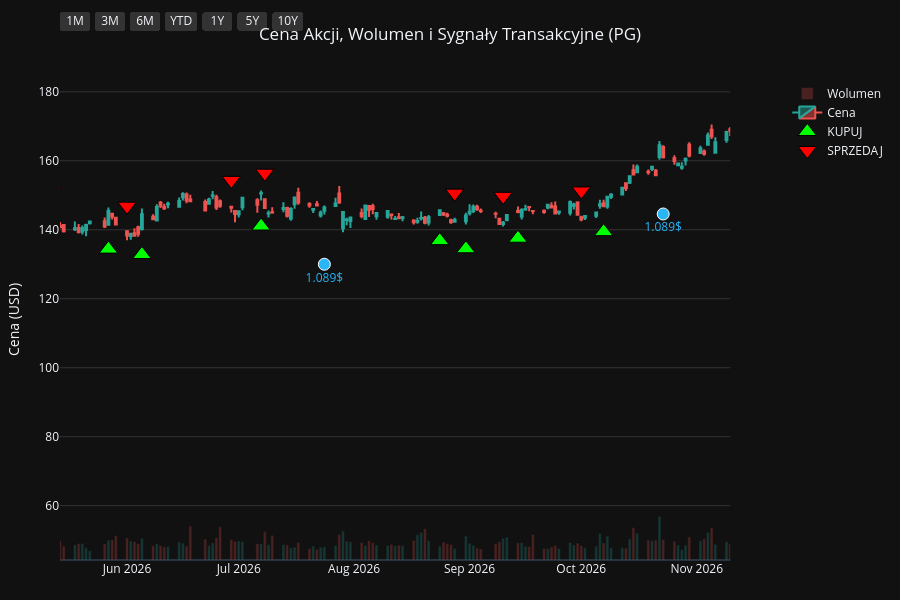
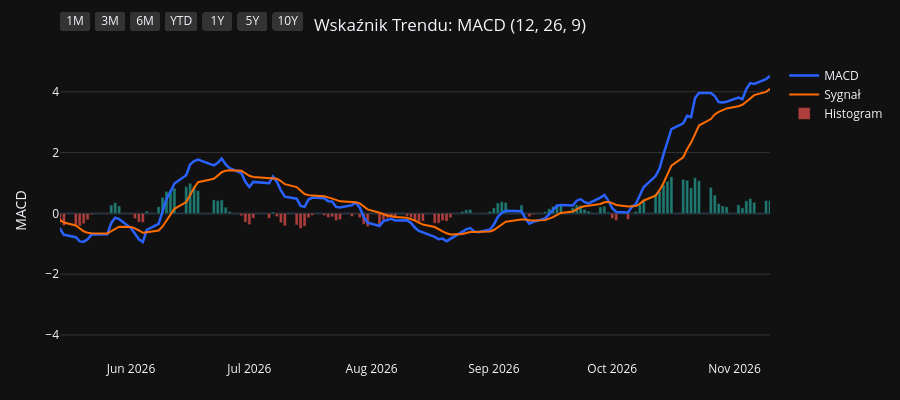
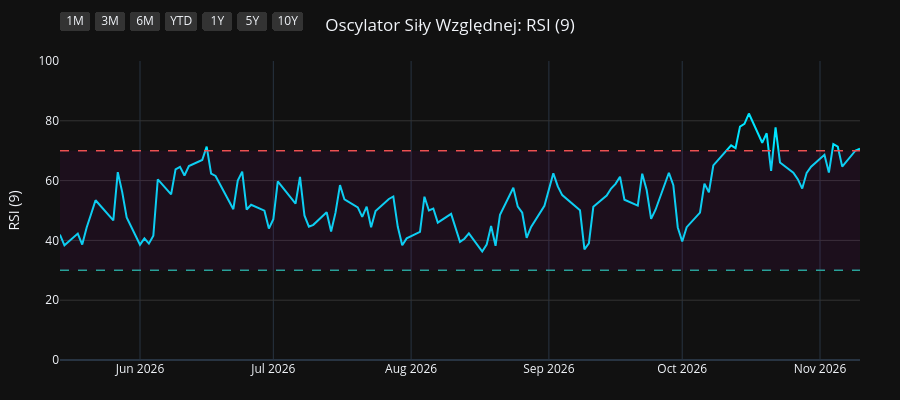
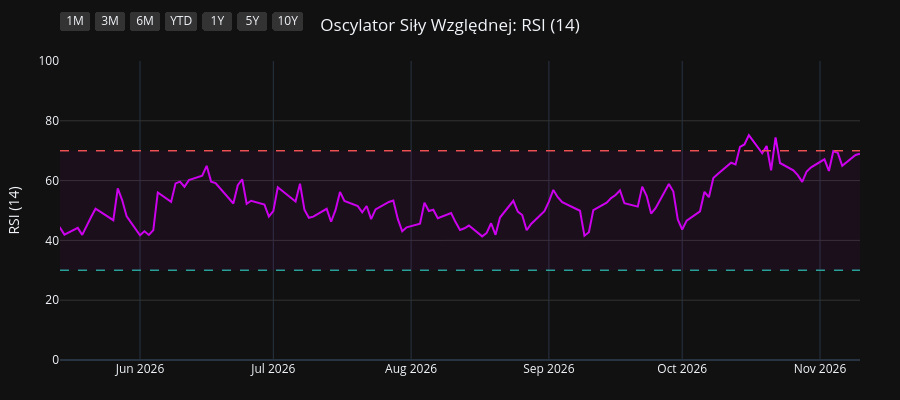

Write notebook code for charts like these, in order.
### Code cell
import os
import yfinance as yf
import pandas as pd
import pandas_ta as ta
import plotly.graph_objects as go
from plotly.subplots import make_subplots

# 1. Pobranie i przygotowanie danych
symbol = os.environ.get("STOCK_TICKER", "").strip().upper()
if not symbol:
    raise RuntimeError("Set STOCK_TICKER before running price_extractor.ipynb")
df = yf.Ticker(symbol).history(period="10y")
df.index = df.index.tz_localize(None)

# Wskaźniki i sygnały
df.ta.macd(fast=12, slow=26, signal=9, append=True)
df.ta.rsi(length=9, append=True)
df.ta.rsi(length=14, append=True)
df.ta.rsi(length=21, append=True)
df.dropna(inplace=True)

macd = df['MACD_12_26_9']
signal = df['MACDs_12_26_9']
wczorajszy_macd = macd.shift(1)
wczorajszy_signal = signal.shift(1)

df['Decyzja'] = 'BRAK'
df.loc[(macd > signal) & (wczorajszy_macd <= wczorajszy_signal), 'Decyzja'] = 'KUPUJ'
df.loc[(macd < signal) & (wczorajszy_macd >= wczorajszy_signal), 'Decyzja'] = 'SPRZEDAJ'

df_kupuj = df[df['Decyzja'] == 'KUPUJ']
df_sprzedaj = df[df['Decyzja'] == 'SPRZEDAJ']
df_dywidendy = df[df['Dividends'] > 0]
df_splity = df[df['Stock Splits'] > 0]

# Wspólna konfiguracja osi X
konfiguracja_osi_x = dict(
    type="date",
    showspikes=True, spikemode="across", spikesnap="cursor", spikedash="dot", spikecolor="#ffffff", spikethickness=1, hoverformat="%Y-%m-%d",
    rangeselector=dict(
        buttons=list([
            dict(count=1, label="1M", step="month", stepmode="backward"),
            dict(count=3, label="3M", step="month", stepmode="backward"),
            dict(count=6, label="6M", step="month", stepmode="backward"),
            dict(count=1, label="YTD", step="year", stepmode="todate"),
            dict(count=1, label="1Y", step="year", stepmode="backward"),
            dict(count=5, label="5Y", step="year", stepmode="backward"),
            dict(step="all", label="10Y")
        ]),
        bgcolor="#333333", activecolor="#2962ff", x=0, y=1.1
    )
)

# ==========================================
# WYKRES 1: CENA + WOLUMEN + SYGNAŁY
# ==========================================
fig1 = make_subplots(specs=[[{"secondary_y": True}]])

kolory_wolumenu = ['#26a69a' if row['Close'] >= row['Open'] else '#ef5350' for index, row in df.iterrows()]
fig1.add_trace(go.Bar(x=df.index, y=df['Volume'], marker_color=kolory_wolumenu, opacity=0.25, name='Wolumen'), secondary_y=True)
fig1.add_trace(go.Candlestick(x=df.index, open=df['Open'], high=df['High'], low=df['Low'], close=df['Close'], name='Cena', increasing_line_color='#26a69a', decreasing_line_color='#ef5350'), secondary_y=False)
fig1.add_trace(go.Scatter(x=df_kupuj.index, y=df_kupuj['Low'] * 0.95, customdata=df_kupuj[['Low', 'High']], mode='markers', marker=dict(symbol='triangle-up', size=16, color='#00ff00', line=dict(width=1, color='black')), name='KUPUJ', hovertemplate='KUPUJ<br>Najniższa: %{customdata[0]:.2f}<br>Najwyższa: %{customdata[1]:.2f}<extra></extra>'), secondary_y=False)
fig1.add_trace(go.Scatter(x=df_sprzedaj.index, y=df_sprzedaj['High'] * 1.05, customdata=df_sprzedaj[['Low', 'High']], mode='markers', marker=dict(symbol='triangle-down', size=16, color='#ff0000', line=dict(width=1, color='black')), name='SPRZEDAJ', hovertemplate='SPRZEDAJ<br>Najniższa: %{customdata[0]:.2f}<br>Najwyższa: %{customdata[1]:.2f}<extra></extra>'), secondary_y=False)

if not df_dywidendy.empty:
    fig1.add_trace(go.Scatter(x=df_dywidendy.index, y=df_dywidendy['Low'] * 0.90, mode='markers+text', marker=dict(symbol='circle', size=12, color='#29b6f6', line=dict(width=1, color='white')), text=df_dywidendy['Dividends'].apply(lambda x: f"{x}$"), textposition="bottom center", name='Dywidenda', showlegend=False, hovertemplate='Dywidenda: %{text}<extra></extra>', textfont=dict(color="#29b6f6")), secondary_y=False)
if not df_splity.empty:
                    fig1.add_trace(go.Scatter(x=df_splity.index, y=df_splity['High'], mode='markers+text', marker=dict(symbol='star', size=16, color='#ffee58', line=dict(width=1, color='black')), text=df_splity['Stock Splits'].apply(lambda x: f"{x:g}:1" if x >= 1 else f"1:{1 / x:g}"), textposition="top center", name='Split', hovertemplate='%{text}<extra></extra>', textfont=dict(color="#ffee58")), secondary_y=False)

fig1.update_layout(title=dict(text=f"Cena Akcji, Wolumen i Sygnały Transakcyjne ({symbol})", x=0.5, xanchor='center'), dragmode='pan', xaxis_rangeslider_visible=False, template='plotly_dark', height=600, hovermode='x unified', margin=dict(l=60, r=40, t=60, b=40))
fig1.update_xaxes(**konfiguracja_osi_x)
fig1.update_xaxes(range=[df.index.max() - pd.Timedelta(days=180), df.index.max()])
fig1.update_yaxes(title_text="Cena (USD)", secondary_y=False, gridcolor='#333333')
fig1.update_yaxes(range=[0, df['Volume'].max() * 4], showgrid=False, showticklabels=False, secondary_y=True)
fig1.show(config={'scrollZoom': True})

# ==========================================
# WYKRES 2: WSKAŹNIK MACD
# ==========================================
fig2 = go.Figure()
fig2.add_trace(go.Scatter(x=df.index, y=df['MACD_12_26_9'], line=dict(color='#2962ff', width=2.5), name='MACD'))
fig2.add_trace(go.Scatter(x=df.index, y=df['MACDs_12_26_9'], line=dict(color='#ff6d00', width=2), name='Sygnał'))
kolory_macd = ['#26a69a' if val >= 0 else '#ef5350' for val in df['MACDh_12_26_9']]
fig2.add_trace(go.Bar(x=df.index, y=df['MACDh_12_26_9'], marker_color=kolory_macd, name='Histogram', opacity=0.7))
fig2.update_layout(title=dict(text="Wskaźnik Trendu: MACD (12, 26, 9)", x=0.5, xanchor='center'), dragmode='pan', xaxis_rangeslider_visible=False, template='plotly_dark', height=400, hovermode='x unified', margin=dict(l=60, r=40, t=60, b=40))
fig2.update_xaxes(**konfiguracja_osi_x)
fig2.update_xaxes(range=[df.index.max() - pd.Timedelta(days=180), df.index.max()])
fig2.update_yaxes(title_text="MACD", gridcolor='#333333')
fig2.show(config={'scrollZoom': True})

# ==========================================
# WYKRES 3: OSCYLATOR RSI (9)
# ==========================================
fig3 = go.Figure()
fig3.add_trace(go.Scatter(x=df.index, y=df['RSI_9'], line=dict(color='#00e5ff', width=2), name='RSI (9)'))
fig3.add_hline(y=70, line_dash="dash", line_color="#ef5350", line_width=1.5)
fig3.add_hline(y=30, line_dash="dash", line_color="#26a69a", line_width=1.5)
fig3.add_hrect(y0=30, y1=70, line_width=0, fillcolor="purple", opacity=0.1)
fig3.update_layout(title=dict(text="Oscylator Siły Względnej: RSI (9)", x=0.5, xanchor='center'), dragmode='pan', xaxis_rangeslider_visible=False, template='plotly_dark', height=400, hovermode='x unified', margin=dict(l=60, r=40, t=60, b=40))
fig3.update_xaxes(**konfiguracja_osi_x)
fig3.update_xaxes(range=[df.index.max() - pd.Timedelta(days=180), df.index.max()])
fig3.update_yaxes(title_text="RSI (9)", range=[0, 100], gridcolor='#333333')
fig3.show(config={'scrollZoom': True})

# ==========================================
# WYKRES 4: OSCYLATOR RSI (14)
# ==========================================
fig4 = go.Figure()
fig4.add_trace(go.Scatter(x=df.index, y=df['RSI_14'], line=dict(color='#d500f9', width=2), name='RSI (14)'))
fig4.add_hline(y=70, line_dash="dash", line_color="#ef5350", line_width=1.5)
fig4.add_hline(y=30, line_dash="dash", line_color="#26a69a", line_width=1.5)
fig4.add_hrect(y0=30, y1=70, line_width=0, fillcolor="purple", opacity=0.1)
fig4.update_layout(title=dict(text="Oscylator Siły Względnej: RSI (14)", x=0.5, xanchor='center'), dragmode='pan', xaxis_rangeslider_visible=False, template='plotly_dark', height=400, hovermode='x unified', margin=dict(l=60, r=40, t=60, b=40))
fig4.update_xaxes(**konfiguracja_osi_x)
fig4.update_xaxes(range=[df.index.max() - pd.Timedelta(days=180), df.index.max()])
fig4.update_yaxes(title_text="RSI (14)", range=[0, 100], gridcolor='#333333')
fig4.show(config={'scrollZoom': True})

# ==========================================
# WYKRES 5: OSCYLATOR RSI (21)
# ==========================================
fig5 = go.Figure()
fig5.add_trace(go.Scatter(x=df.index, y=df['RSI_21'], line=dict(color='#64dd17', width=2), name='RSI (21)'))
fig5.add_hline(y=70, line_dash="dash", line_color="#ef5350", line_width=1.5)
fig5.add_hline(y=30, line_dash="dash", line_color="#26a69a", line_width=1.5)
fig5.add_hrect(y0=30, y1=70, line_width=0, fillcolor="purple", opacity=0.1)
fig5.update_layout(title=dict(text="Oscylator Siły Względnej: RSI (21)", x=0.5, xanchor='center'), dragmode='pan', xaxis_rangeslider_visible=False, template='plotly_dark', height=400, hovermode='x unified', margin=dict(l=60, r=40, t=60, b=40))
fig5.update_xaxes(**konfiguracja_osi_x)
fig5.update_xaxes(range=[df.index.max() - pd.Timedelta(days=180), df.index.max()])
fig5.update_yaxes(title_text="RSI (21)", range=[0, 100], gridcolor='#333333')
fig5.show(config={'scrollZoom': True})

### Figure 1 — Plotly figure (JSON) as saved in the notebook; plotly's stock layout.template omitted (floating-point values rounded to 4 significant figures; data arrays with more than 128 entries replaced by an {"elided": "..."} marker saying what was removed)
{"data": [{"marker": {"color": {"elided": "2479 str values"}}, "name": "Wolumen", "opacity": 0.25, "type": "bar", "x": {"elided": "2479 str values"}, "xaxis": "x", "y": {"elided": "2479 int values"}, "yaxis": "y2"}, {"close": {"elided": "2479 float values"}, "decreasing": {"line": {"color": "#ef5350"}}, "high": {"elided": "2479 float values"}, "increasing": {"line": {"color": "#26a69a"}}, "low": {"elided": "2479 float values"}, "name": "Cena", "open": {"elided": "2479 float values"}, "type": "candlestick", "x": {"elided": "2479 str values"}, "xaxis": "x", "yaxis": "y"}, {"customdata": {"elided": "103x2 float values"}, "hovertemplate": "KUPUJ<br>Najniższa: %{customdata[0]:.2f}<br>Najwyższa: %{customdata[1]:.2f}<extra></extra>", "marker": {"color": "#00ff00", "line": {"color": "black", "width": 1}, "size": 16, "symbol": "triangle-up"}, "mode": "markers", "name": "KUPUJ", "type": "scatter", "x": ["2017-01-18T00:00:00", "2017-02-15T00:00:00", "2017-04-18T00:00:00", "2017-04-25T00:00:00", "2017-05-19T00:00:00", "2017-07-18T00:00:00", "2017-09-20T00:00:00", "2017-10-13T00:00:00", "2017-11-08T00:00:00", "2018-01-22T00:00:00", "2018-02-20T00:00:00", "2018-02-22T00:00:00", "2018-03-02T00:00:00", "2018-03-28T00:00:00", "2018-05-09T00:00:00", "2018-07-27T00:00:00", "2018-08-16T00:00:00", "2018-09-19T00:00:00", "2018-10-19T00:00:00", "2018-12-14T00:00:00", "2019-01-18T00:00:00", "2019-01-23T00:00:00", "2019-03-14T00:00:00", "2019-04-08T00:00:00", "2019-04-15T00:00:00", "2019-05-16T00:00:00", "2019-06-07T00:00:00", "2019-07-03T00:00:00", "2019-07-30T00:00:00", "2019-08-16T00:00:00", "2019-08-27T00:00:00", "2019-09-26T00:00:00", "2019-10-23T00:00:00", "2019-11-19T00:00:00", "2019-11-26T00:00:00", "2020-01-15T00:00:00", "2020-02-05T00:00:00", "2020-02-21T00:00:00", "2020-03-30T00:00:00", "2020-05-28T00:00:00", "2020-07-01T00:00:00", "2020-08-25T00:00:00", "2020-10-06T00:00:00", "2020-11-06T00:00:00", "2020-11-12T00:00:00", "2020-12-17T00:00:00", "2021-02-10T00:00:00", "2021-03-08T00:00:00", "2021-05-10T00:00:00", "2021-06-28T00:00:00", "2021-08-13T00:00:00", "2021-09-14T00:00:00", "2021-10-11T00:00:00", "2021-10-26T00:00:00", "2021-12-06T00:00:00", "2022-02-03T00:00:00", "2022-03-18T00:00:00", "2022-06-02T00:00:00", "2022-06-23T00:00:00", "2022-07-25T00:00:00", "2022-08-03T00:00:00", "2022-10-17T00:00:00", "2023-02-17T00:00:00", "2023-04-21T00:00:00", "2023-06-13T00:00:00", "2023-07-20T00:00:00", "2023-09-18T00:00:00", "2023-10-16T00:00:00", "2023-11-30T00:00:00", "2023-12-28T00:00:00", "2024-02-23T00:00:00", "2024-04-19T00:00:00", "2024-06-10T00:00:00", "2024-06-18T00:00:00", "2024-07-17T00:00:00", "2024-08-05T00:00:00", "2024-08-20T00:00:00", "2024-08-30T00:00:00", "2024-10-15T00:00:00", "2024-11-13T00:00:00", "2025-01-22T00:00:00", "2025-02-21T00:00:00", "2025-04-01T00:00:00", "2025-04-14T00:00:00", "2025-05-15T00:00:00", "2025-07-02T00:00:00", "2025-07-22T00:00:00", "2025-08-11T00:00:00", "2025-09-17T00:00:00", "2025-10-20T00:00:00", "2025-11-13T00:00:00", "2025-11-18T00:00:00", "2025-12-16T00:00:00", "2026-01-12T00:00:00", "2026-02-23T00:00:00", "2026-04-08T00:00:00", "2026-05-27T00:00:00", "2026-06-05T00:00:00", "2026-07-07T00:00:00", "2026-08-24T00:00:00", "2026-08-31T00:00:00", "2026-09-14T00:00:00", "2026-10-07T00:00:00"], "xaxis": "x", "y": [61.75, 65.56, 65.95, 65.81, 63.02, 64.34, 69.56, 68.64, 64.83, 68.32, 61.02, 60.34, 59.02, 58.67, 54.49, 60.91, 63.09, 64.21, 65.62, 74.25, 70.95, 72.97, 78.5, 80.67, 81.67, 83.66, 84.56, 87.78, 93.85, 92.9, 94.62, 97.58, 96.86, 96.3, 95.73, 99.38, 100.3, 100.8, 88.13, 92.5, 95.72, 111.6, 112.5, 116.0, 114.9, 112.4, 104.9, 102.7, 111.9, 111.2, 118.4, 120.3, 117.7, 118.0, 125.4, 135.7, 124.5, 120.4, 117.3, 121.1, 119.8, 107.0, 117.6, 133.9, 125.0, 129.2, 133.9, 126.9, 131.7, 127.3, 141.4, 136.5, 147.6, 148.4, 148.7, 149.0, 150.3, 151.7, 154.5, 149.0, 147.9, 150.1, 153.0, 150.0, 144.5, 145.6, 142.0, 140.6, 145.2, 138.7, 136.3, 134.3, 133.5, 130.8, 149.0, 131.9, 134.4, 132.8, 141.1, 136.8, 134.5, 137.6, 139.4], "yaxis": "y"}, {"customdata": {"elided": "102x2 float values"}, "hovertemplate": "SPRZEDAJ<br>Najniższa: %{customdata[0]:.2f}<br>Najwyższa: %{customdata[1]:.2f}<extra></extra>", "marker": {"color": "#ff0000", "line": {"color": "black", "width": 1}, "size": 16, "symbol": "triangle-down"}, "mode": "markers", "name": "SPRZEDAJ", "type": "scatter", "x": ["2017-02-14T00:00:00", "2017-03-02T00:00:00", "2017-04-21T00:00:00", "2017-04-26T00:00:00", "2017-06-27T00:00:00", "2017-08-23T00:00:00", "2017-09-21T00:00:00", "2017-10-20T00:00:00", "2018-01-02T00:00:00", "2018-01-23T00:00:00", "2018-02-21T00:00:00", "2018-03-01T00:00:00", "2018-03-22T00:00:00", "2018-04-19T00:00:00", "2018-07-19T00:00:00", "2018-08-10T00:00:00", "2018-08-23T00:00:00", "2018-09-25T00:00:00", "2018-11-20T00:00:00", "2018-12-17T00:00:00", "2019-01-22T00:00:00", "2019-02-25T00:00:00", "2019-04-04T00:00:00", "2019-04-10T00:00:00", "2019-04-23T00:00:00", "2019-05-22T00:00:00", "2019-06-27T00:00:00", "2019-07-23T00:00:00", "2019-08-05T00:00:00", "2019-08-23T00:00:00", "2019-09-10T00:00:00", "2019-10-02T00:00:00", "2019-11-05T00:00:00", "2019-11-22T00:00:00", "2019-12-23T00:00:00", "2020-01-31T00:00:00", "2020-02-11T00:00:00", "2020-02-24T00:00:00", "2020-04-29T00:00:00", "2020-06-24T00:00:00", "2020-08-19T00:00:00", "2020-08-26T00:00:00", "2020-10-22T00:00:00", "2020-11-09T00:00:00", "2020-11-18T00:00:00", "2021-01-13T00:00:00", "2021-02-26T00:00:00", "2021-04-14T00:00:00", "2021-05-27T00:00:00", "2021-08-11T00:00:00", "2021-08-23T00:00:00", "2021-09-16T00:00:00", "2021-10-21T00:00:00", "2021-11-30T00:00:00", "2022-01-06T00:00:00", "2022-02-07T00:00:00", "2022-05-02T00:00:00", "2022-06-09T00:00:00", "2022-07-20T00:00:00", "2022-07-29T00:00:00", "2022-08-24T00:00:00", "2022-12-15T00:00:00", "2023-04-18T00:00:00", "2023-05-04T00:00:00", "2023-07-11T00:00:00", "2023-08-14T00:00:00", "2023-09-20T00:00:00", "2023-11-20T00:00:00", "2023-12-05T00:00:00", "2024-02-12T00:00:00", "2024-02-26T00:00:00", "2024-05-23T00:00:00", "2024-06-12T00:00:00", "2024-06-25T00:00:00", "2024-07-30T00:00:00", "2024-08-15T00:00:00", "2024-08-28T00:00:00", "2024-09-18T00:00:00", "2024-10-23T00:00:00", "2024-12-09T00:00:00", "2025-02-18T00:00:00", "2025-03-12T00:00:00", "2025-04-04T00:00:00", "2025-04-24T00:00:00", "2025-06-06T00:00:00", "2025-07-09T00:00:00", "2025-07-31T00:00:00", "2025-09-15T00:00:00", "2025-09-18T00:00:00", "2025-11-04T00:00:00", "2025-11-17T00:00:00", "2025-12-04T00:00:00", "2026-01-05T00:00:00", "2026-02-19T00:00:00", "2026-03-03T00:00:00", "2026-05-12T00:00:00", "2026-06-01T00:00:00", "2026-06-29T00:00:00", "2026-07-08T00:00:00", "2026-08-28T00:00:00", "2026-09-10T00:00:00", "2026-10-01T00:00:00"], "xaxis": "x", "y": [71.18, 73.9, 72.59, 73.17, 72.65, 75.93, 77.44, 74.27, 75.89, 75.04, 68.05, 65.95, 64.49, 63.57, 67.09, 69.26, 70.82, 71.51, 80.16, 82.47, 79.03, 86.53, 89.3, 90.45, 90.32, 92.87, 95.66, 101.3, 101.5, 104.9, 105.8, 108.0, 105.1, 106.0, 110.6, 112.2, 111.6, 111.9, 105.0, 105.0, 122.1, 124.8, 128.5, 132.3, 127.9, 124.3, 115.0, 123.0, 126.1, 131.4, 133.3, 133.2, 130.3, 137.1, 152.5, 150.6, 151.2, 137.1, 134.6, 133.8, 138.3, 143.8, 144.3, 150.0, 142.8, 151.8, 149.2, 146.5, 148.0, 153.8, 157.3, 165.2, 164.7, 165.9, 160.5, 167.7, 169.2, 173.8, 169.2, 172.7, 165.8, 171.9, 173.6, 162.0, 166.3, 159.2, 154.0, 160.6, 161.1, 152.5, 151.0, 150.4, 144.2, 164.4, 166.7, 151.0, 146.8, 154.3, 156.4, 150.6, 149.7, 151.2], "yaxis": "y"}, {"hovertemplate": "Dywidenda: %{text}<extra></extra>", "marker": {"color": "#29b6f6", "line": {"color": "white", "width": 1}, "size": 12, "symbol": "circle"}, "mode": "markers+text", "name": "Dywidenda", "showlegend": false, "text": ["0.67$", "0.69$", "0.69$", "0.69$", "0.69$", "0.717$", "0.717$", "0.717$", "0.717$", "0.746$", "0.746$", "0.746$", "0.746$", "0.791$", "0.791$", "0.791$", "0.791$", "0.87$", "0.87$", "0.87$", "0.87$", "0.913$", "0.913$", "0.913$", "0.913$", "0.941$", "0.941$", "0.941$", "0.941$", "1.007$", "1.007$", "1.007$", "1.007$", "1.057$", "1.057$", "1.057$", "1.057$", "1.089$", "1.089$", "1.089$"], "textfont": {"color": "#29b6f6"}, "textposition": "bottom center", "type": "scatter", "x": ["2017-01-18T00:00:00", "2017-04-19T00:00:00", "2017-07-19T00:00:00", "2017-10-19T00:00:00", "2018-01-18T00:00:00", "2018-04-19T00:00:00", "2018-07-19T00:00:00", "2018-10-18T00:00:00", "2019-01-17T00:00:00", "2019-04-17T00:00:00", "2019-07-18T00:00:00", "2019-10-17T00:00:00", "2020-01-23T00:00:00", "2020-04-23T00:00:00", "2020-07-23T00:00:00", "2020-10-22T00:00:00", "2021-01-21T00:00:00", "2021-04-22T00:00:00", "2021-07-22T00:00:00", "2021-10-21T00:00:00", "2022-01-20T00:00:00", "2022-04-21T00:00:00", "2022-07-21T00:00:00", "2022-10-20T00:00:00", "2023-01-19T00:00:00", "2023-04-20T00:00:00", "2023-07-20T00:00:00", "2023-10-19T00:00:00", "2024-01-18T00:00:00", "2024-04-18T00:00:00", "2024-07-19T00:00:00", "2024-10-18T00:00:00", "2025-01-24T00:00:00", "2025-04-21T00:00:00", "2025-07-18T00:00:00", "2025-10-24T00:00:00", "2026-01-23T00:00:00", "2026-04-24T00:00:00", "2026-07-24T00:00:00", "2026-10-23T00:00:00"], "xaxis": "x", "y": [58.5, 62.37, 61.53, 64.49, 63.94, 53.4, 56.56, 58.6, 66.71, 78.33, 85.91, 87.78, 93.68, 90.04, 96.4, 108.9, 101.3, 104.8, 107.5, 110.1, 127.4, 129.9, 111.9, 102.7, 116.1, 123.5, 122.4, 122.4, 122.9, 131.3, 141.6, 143.5, 139.9, 141.7, 133.4, 132.5, 131.9, 131.0, 130.0, 144.6], "yaxis": "y"}], "layout": {"dragmode": "pan", "height": 600, "hovermode": "x unified", "margin": {"b": 40, "l": 60, "r": 40, "t": 60}, "title": {"text": "Cena Akcji, Wolumen i Sygnały Transakcyjne (PG)", "x": 0.5, "xanchor": "center"}, "xaxis": {"anchor": "y", "domain": [0.0, 0.94], "hoverformat": "%Y-%m-%d", "range": ["2026-05-14T00:00:00", "2026-11-10T00:00:00"], "rangeselector": {"activecolor": "#2962ff", "bgcolor": "#333333", "buttons": [{"count": 1, "label": "1M", "step": "month", "stepmode": "backward"}, {"count": 3, "label": "3M", "step": "month", "stepmode": "backward"}, {"count": 6, "label": "6M", "step": "month", "stepmode": "backward"}, {"count": 1, "label": "YTD", "step": "year", "stepmode": "todate"}, {"count": 1, "label": "1Y", "step": "year", "stepmode": "backward"}, {"count": 5, "label": "5Y", "step": "year", "stepmode": "backward"}, {"label": "10Y", "step": "all"}], "x": 0, "y": 1.1}, "rangeslider": {"visible": false}, "showspikes": true, "spikecolor": "#ffffff", "spikedash": "dot", "spikemode": "across", "spikesnap": "cursor", "spikethickness": 1, "type": "date"}, "yaxis": {"anchor": "x", "domain": [0.0, 1.0], "gridcolor": "#333333", "title": {"text": "Cena (USD)"}}, "yaxis2": {"anchor": "x", "overlaying": "y", "range": [0, 242483600], "showgrid": false, "showticklabels": false, "side": "right"}}}

### Figure 2 — Plotly figure (JSON) as saved in the notebook; plotly's stock layout.template omitted (floating-point values rounded to 4 significant figures; data arrays with more than 128 entries replaced by an {"elided": "..."} marker saying what was removed)
{"data": [{"line": {"color": "#2962ff", "width": 2.5}, "name": "MACD", "type": "scatter", "x": {"elided": "2479 str values"}, "y": {"elided": "2479 float values"}}, {"line": {"color": "#ff6d00", "width": 2}, "name": "Sygnał", "type": "scatter", "x": {"elided": "2479 str values"}, "y": {"elided": "2479 float values"}}, {"marker": {"color": {"elided": "2479 str values"}}, "name": "Histogram", "opacity": 0.7, "type": "bar", "x": {"elided": "2479 str values"}, "y": {"elided": "2479 float values"}}], "layout": {"dragmode": "pan", "height": 400, "hovermode": "x unified", "margin": {"b": 40, "l": 60, "r": 40, "t": 60}, "title": {"text": "Wskaźnik Trendu: MACD (12, 26, 9)", "x": 0.5, "xanchor": "center"}, "xaxis": {"hoverformat": "%Y-%m-%d", "range": ["2026-05-14T00:00:00", "2026-11-10T00:00:00"], "rangeselector": {"activecolor": "#2962ff", "bgcolor": "#333333", "buttons": [{"count": 1, "label": "1M", "step": "month", "stepmode": "backward"}, {"count": 3, "label": "3M", "step": "month", "stepmode": "backward"}, {"count": 6, "label": "6M", "step": "month", "stepmode": "backward"}, {"count": 1, "label": "YTD", "step": "year", "stepmode": "todate"}, {"count": 1, "label": "1Y", "step": "year", "stepmode": "backward"}, {"count": 5, "label": "5Y", "step": "year", "stepmode": "backward"}, {"label": "10Y", "step": "all"}], "x": 0, "y": 1.1}, "rangeslider": {"visible": false}, "showspikes": true, "spikecolor": "#ffffff", "spikedash": "dot", "spikemode": "across", "spikesnap": "cursor", "spikethickness": 1, "type": "date"}, "yaxis": {"gridcolor": "#333333", "title": {"text": "MACD"}}}}

### Figure 3 — Plotly figure (JSON) as saved in the notebook; plotly's stock layout.template omitted (floating-point values rounded to 4 significant figures; data arrays with more than 128 entries replaced by an {"elided": "..."} marker saying what was removed)
{"data": [{"line": {"color": "#00e5ff", "width": 2}, "name": "RSI (9)", "type": "scatter", "x": {"elided": "2479 str values"}, "y": {"elided": "2479 float values"}}], "layout": {"dragmode": "pan", "height": 400, "hovermode": "x unified", "margin": {"b": 40, "l": 60, "r": 40, "t": 60}, "shapes": [{"line": {"color": "#ef5350", "dash": "dash", "width": 1.5}, "type": "line", "x0": 0, "x1": 1, "xref": "x domain", "y0": 70, "y1": 70, "yref": "y"}, {"line": {"color": "#26a69a", "dash": "dash", "width": 1.5}, "type": "line", "x0": 0, "x1": 1, "xref": "x domain", "y0": 30, "y1": 30, "yref": "y"}, {"fillcolor": "purple", "line": {"width": 0}, "opacity": 0.1, "type": "rect", "x0": 0, "x1": 1, "xref": "x domain", "y0": 30, "y1": 70, "yref": "y"}], "title": {"text": "Oscylator Siły Względnej: RSI (9)", "x": 0.5, "xanchor": "center"}, "xaxis": {"hoverformat": "%Y-%m-%d", "range": ["2026-05-14T00:00:00", "2026-11-10T00:00:00"], "rangeselector": {"activecolor": "#2962ff", "bgcolor": "#333333", "buttons": [{"count": 1, "label": "1M", "step": "month", "stepmode": "backward"}, {"count": 3, "label": "3M", "step": "month", "stepmode": "backward"}, {"count": 6, "label": "6M", "step": "month", "stepmode": "backward"}, {"count": 1, "label": "YTD", "step": "year", "stepmode": "todate"}, {"count": 1, "label": "1Y", "step": "year", "stepmode": "backward"}, {"count": 5, "label": "5Y", "step": "year", "stepmode": "backward"}, {"label": "10Y", "step": "all"}], "x": 0, "y": 1.1}, "rangeslider": {"visible": false}, "showspikes": true, "spikecolor": "#ffffff", "spikedash": "dot", "spikemode": "across", "spikesnap": "cursor", "spikethickness": 1, "type": "date"}, "yaxis": {"gridcolor": "#333333", "range": [0, 100], "title": {"text": "RSI (9)"}}}}

### Figure 4 — Plotly figure (JSON) as saved in the notebook; plotly's stock layout.template omitted (floating-point values rounded to 4 significant figures; data arrays with more than 128 entries replaced by an {"elided": "..."} marker saying what was removed)
{"data": [{"line": {"color": "#d500f9", "width": 2}, "name": "RSI (14)", "type": "scatter", "x": {"elided": "2479 str values"}, "y": {"elided": "2479 float values"}}], "layout": {"dragmode": "pan", "height": 400, "hovermode": "x unified", "margin": {"b": 40, "l": 60, "r": 40, "t": 60}, "shapes": [{"line": {"color": "#ef5350", "dash": "dash", "width": 1.5}, "type": "line", "x0": 0, "x1": 1, "xref": "x domain", "y0": 70, "y1": 70, "yref": "y"}, {"line": {"color": "#26a69a", "dash": "dash", "width": 1.5}, "type": "line", "x0": 0, "x1": 1, "xref": "x domain", "y0": 30, "y1": 30, "yref": "y"}, {"fillcolor": "purple", "line": {"width": 0}, "opacity": 0.1, "type": "rect", "x0": 0, "x1": 1, "xref": "x domain", "y0": 30, "y1": 70, "yref": "y"}], "title": {"text": "Oscylator Siły Względnej: RSI (14)", "x": 0.5, "xanchor": "center"}, "xaxis": {"hoverformat": "%Y-%m-%d", "range": ["2026-05-14T00:00:00", "2026-11-10T00:00:00"], "rangeselector": {"activecolor": "#2962ff", "bgcolor": "#333333", "buttons": [{"count": 1, "label": "1M", "step": "month", "stepmode": "backward"}, {"count": 3, "label": "3M", "step": "month", "stepmode": "backward"}, {"count": 6, "label": "6M", "step": "month", "stepmode": "backward"}, {"count": 1, "label": "YTD", "step": "year", "stepmode": "todate"}, {"count": 1, "label": "1Y", "step": "year", "stepmode": "backward"}, {"count": 5, "label": "5Y", "step": "year", "stepmode": "backward"}, {"label": "10Y", "step": "all"}], "x": 0, "y": 1.1}, "rangeslider": {"visible": false}, "showspikes": true, "spikecolor": "#ffffff", "spikedash": "dot", "spikemode": "across", "spikesnap": "cursor", "spikethickness": 1, "type": "date"}, "yaxis": {"gridcolor": "#333333", "range": [0, 100], "title": {"text": "RSI (14)"}}}}
